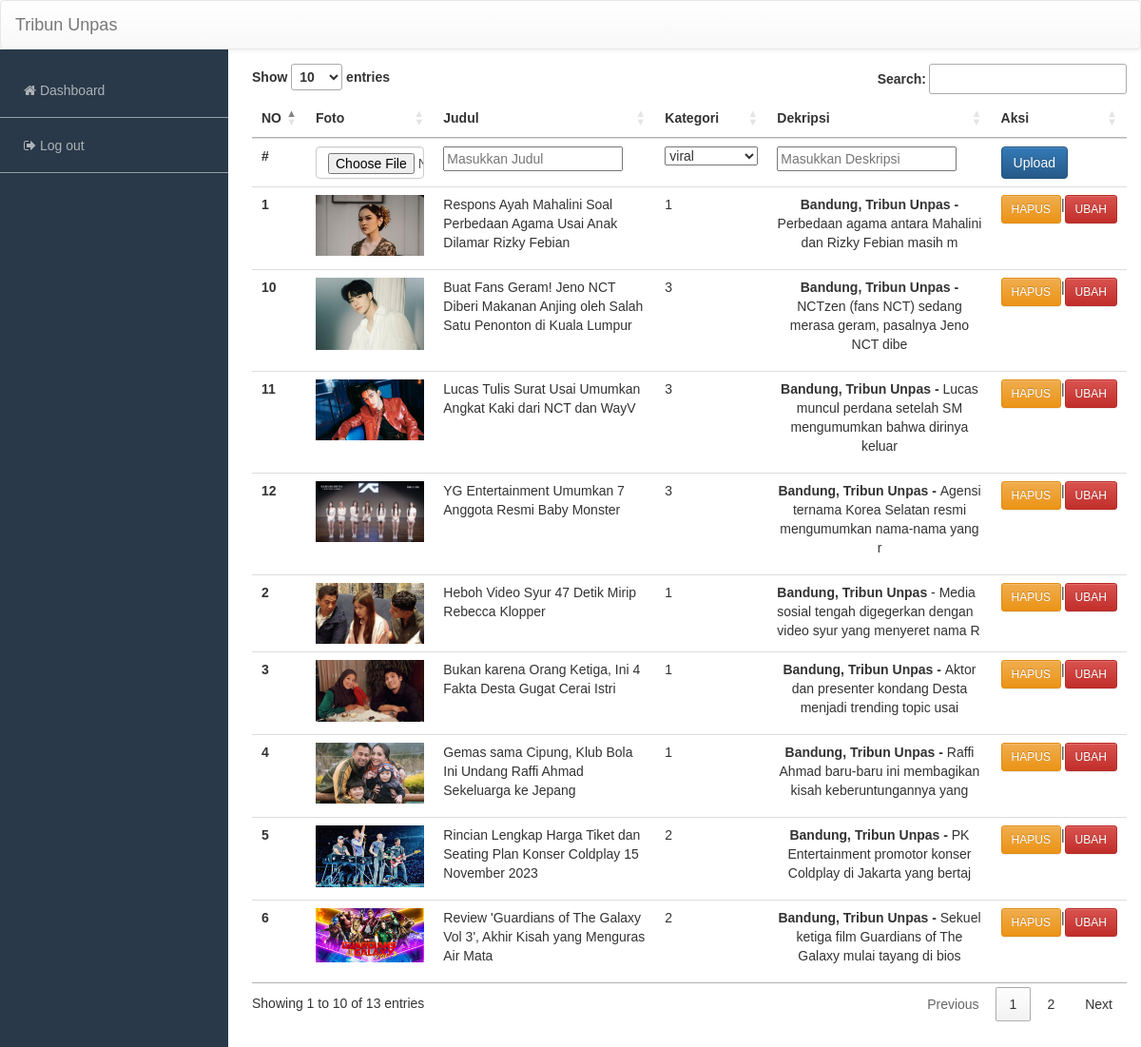
/admin/admin.php (signed in), run on the app's committed database.
### tables this page shows
CREATE TABLE `news_tubes` (
  `id` int NOT NULL,
  `foto` varchar(255) NOT NULL,
  `judul` varchar(100) NOT NULL,
  `kategori` int NOT NULL,
  `deskripsi` text  NOT NULL
);

### functions.php (called while the page is built, shortened)
<?php
$conn = mysqli_connect('localhost', 'root', '', 'tubes_database');
function query($data) {
    global $conn;
    $result = mysqli_query($conn,$data) or die(mysqli_error($conn));
    $rows = [];
    while($row = mysqli_fetch_assoc($result)) {
        $rows[] = $row;
    }
        return $rows;
}
?>

### admin/admin.php (the view, shortened to what this page needs)
<?php
require('../functions.php');
$news = query("SELECT * FROM news_tubes");
$kategori = query("SELECT * FROM kategori");
?>
<!DOCTYPE html>
<html lang="en">
  <head>
    <link rel="stylesheet" href="https://maxcdn.bootstrapcdn.com/bootstrap/3.3.7/css/bootstrap.min.css">
    <link rel="stylesheet" href="https://maxcdn.bootstrapcdn.com/bootstrap/3.3.7/css/bootstrap-theme.min.css">
    <link rel="stylesheet" href="https://maxcdn.bootstrapcdn.com/font-awesome/4.7.0/css/font-awesome.min.css">
    <link rel="stylesheet" href="https://cdn.datatables.net/1.13.4/css/jquery.dataTables.min.css">
  </head>
  <body>
    <div class="wrapper">
      <nav class="navbar navbar-default">
        <div class="navbar-header">
          <a class="navbar-brand" href="#">Tribun Unpas</a>
        </div>
      </nav>
      <aside class="sidebar">
        <menu>
          <ul class="menu-content">
            <li ><a href="#" ><i class="fa fa-home"></i> Dashboard</a></li>
            <li ><a href="../logout.php" ><i class="fa fa-sign-out"></i> <span>Log out</span></a></li>
          </ul>
        </menu>
      </aside>
      <section class="content">
        <div class="inner">
        <form action="" method="post" enctype="multipart/form-data">
            <table class="table" id="myTable">
            <thead>
              <tr>
                <th scope="col">NO</th>
                <th scope="col">Foto</th>
                <th scope="col">Judul</th>
                <th scope="col">Kategori</th>
                <th scope="col">Dekripsi</th>
                <th scope="col">Aksi</th>
              </tr>
            </thead>
            <tbody>
              <?php $i = 1; foreach($news as $new) : ?>
              <tr>
                <th scope="row"><?= $i++ ?></th>
                <td>
                  <img src="img/<?= $new["foto"]; ?>" style="width: 100%;">
                </td>
                <td><?= $new["judul"]; ?></td>
                <td><?= $new["kategori"]; ?></td>
                <td><?= substr(html_entity_decode($new["deskripsi"]), 0, 100); ?></td>
                <td style= "display:flex;" class="aksi">
                  <a href="delete.php?id=<?= $new["id"] ?>" class= "btn btn-warning btn-sm confirm">HAPUS</a> |
                  <a href="ubah.php?id=<?= $new["id"]; ?>" class= "btn btn-danger btn-sm">UBAH</a>
                </td>
              </tr>
              <?php endforeach ; ?>
              <tr>
                  <th scope="row">#</th>
                  <td>
                    <input class="form-control" type="file" name="foto" id="formFile" style="max-width: 250px;">
                  </td>
                  <td>
                    <input type="text" name="judul" id="judul" placeholder="Masukkan Judul">
                  </td>
                  <td>
                    <select name="kategori" id="kategori">
                      <?php foreach($kategori as $k) :?>
                      <option value="<?= $k['id_kategori'] ?>"><?= $k['nama_kategori'] ?></option>
                      <?php endforeach; ?>
                    </select>
                  </td>
                  <td>
                    <input type="text" name="deskripsi" id="deskripsi" placeholder="Masukkan Deskripsi">
                  </td>
                  <td>
                  <button type="submit" name="upload" id="upload" class="btn btn-primary">Upload</button>
                  </td>
              </tr>
            </tbody>
          </table>
          </form>
        </div>
      </section>
    </div>
    </body>
</html>

### admin/admin.php (style rules this page uses)
body { font-family: 'Quicksand', sans-serif; }
.wrapper { width:100%; height: 100%; }
.navbar { margin-bottom: 0; }
.sidebar { width: 100%; height: 100%; background: #293949; position: absolute; z-index: 100; }
ul { padding: 0; margin-left: -40px; }
ul li { list-style: none; border-bottom: 1px solid rgba(255, 255, 255, 0.5); }
ul li a { text-decoration: none; color: #aeb2b7; display: block; padding: 19px 0px 18px 25px; transition: all 200ms ease-in; }
.inner p { text-align: center; }
@media (min-width: 768px) { .sidebar { width: 240px; } }
@media (min-width: 768px) { .content { margin-left: 250px; } }
@media (min-width: 768px) { .inner { padding: 15px; } }

### data on the page
news_tubes: foto (picture), judul "Respons Ayah Mahalini Soal Perbedaan Agama Usai Anak Dilamar Rizky Febian", kategori "1", deskripsi "Bandung, Tribun Unpas - Perbedaan agama antara Mahalini dan Rizky Febian masih m"
news_tubes: foto (picture), judul "Heboh Video Syur 47 Detik Mirip Rebecca Klopper", kategori "1", deskripsi "Bandung, Tribun Unpas - Media sosial tengah digegerkan dengan video syur yang menyeret nama R"
news_tubes: foto (picture), judul "Bukan karena Orang Ketiga, Ini 4 Fakta Desta Gugat Cerai Istri", kategori "1", deskripsi "Bandung, Tribun Unpas - Aktor dan presenter kondang Desta menjadi trending topic usai"
news_tubes: foto (picture), judul "Gemas sama Cipung, Klub Bola Ini Undang Raffi Ahmad Sekeluarga ke Jepang", kategori "1", deskripsi "Bandung, Tribun Unpas - Raffi Ahmad baru-baru ini membagikan kisah keberuntungannya yang"
news_tubes: foto (picture), judul "Rincian Lengkap Harga Tiket dan Seating Plan Konser Coldplay 15 November 2023", kategori "2", deskripsi "Bandung, Tribun Unpas - PK Entertainment promotor konser Coldplay di Jakarta yang bertaj"
news_tubes: foto (picture), judul "Review 'Guardians of The Galaxy Vol 3', Akhir Kisah yang Menguras Air Mata", kategori "2", deskripsi "Bandung, Tribun Unpas - Sekuel ketiga film Guardians of The Galaxy mulai tayang di bios"
news_tubes: foto (picture), judul "Buat Fans Geram! Jeno NCT Diberi Makanan Anjing oleh Salah Satu Penonton di Kuala Lumpur", kategori "3", deskripsi "Bandung, Tribun Unpas - NCTzen (fans NCT) sedang merasa geram, pasalnya Jeno NCT dibe"
news_tubes: foto (picture), judul "Lucas Tulis Surat Usai Umumkan Angkat Kaki dari NCT dan WayV", kategori "3", deskripsi "Bandung, Tribun Unpas - Lucas muncul perdana setelah SM mengumumkan bahwa dirinya keluar"
news_tubes: foto (picture), judul "YG Entertainment Umumkan 7 Anggota Resmi Baby Monster", kategori "3", deskripsi "Bandung, Tribun Unpas - Agensi ternama Korea Selatan resmi mengumumkan nama-nama yang r"

### other printed values
form field kategori "viral"
